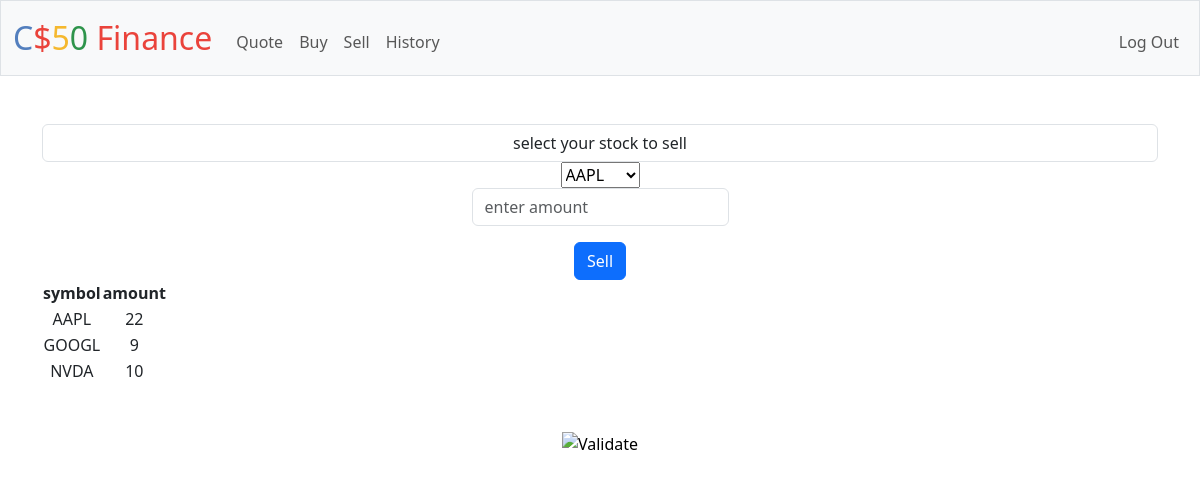
The page /sell (signed in) on the database its author committed.
### tables this page shows
CREATE TABLE holdings (
    userId INTEGER NOT NULL REFERENCES users(id),
    symbol TEXT NOT NULL,
    amount DECIMAL(20,8) NOT NULL CHECK (amount >= 0),
    PRIMARY KEY (userId, symbol)
);

### app.py (the view, shortened to what this page needs)
@app.route("/sell", methods=["GET", "POST"])
@login_required
def sell():
    if request.method == "GET":
        holdings = db.execute("SELECT * FROM holdings WHERE userId = ?", session["user_id"])
        return(render_template("sell.html", holdings=holdings))
    return apology("TODO")

### app.py (called while the page is built)
@app.after_request
def after_request(response):
    response.headers["Cache-Control"] = "no-cache, no-store, must-revalidate"
    response.headers["Expires"] = 0
    response.headers["Pragma"] = "no-cache"
    return response

### helpers.py (called while the page is built)
def login_required(f):
    @wraps(f)
    def decorated_function(*args, **kwargs):
        if session.get("user_id") is None:
            return redirect("/login")
        return f(*args, **kwargs)
    return decorated_function

### templates/sell.html (shortened to what this page needs)
{% extends "layout.html" %}
{% block main %}
    <form action="/sell" method="post">
        <div class="mb-3">
            <label for="selectSymbol" class="form-control mx-auto w-auto">select your stock to sell</label>
            <select name="symbol" id="selectSymbol">
                {% for symbol in holdings %}
                    {% if symbol["amount"]>0 %}
                        <option value="{{symbol['symbol']}}">{{symbol['symbol']}}</option>
                    {% endif %}
                {% endfor %}
            </select>
            <input class="form-control mx-auto w-auto" name="shares" placeholder="enter amount" type="float">
        </div>
        <button class="btn btn-primary" type="submit">Sell</button>
    </form>
    <table>
        <tr>
            <th>symbol</th>
            <th>amount</th>
        </tr>
        {% for item in holdings %}
            {% if item["amount"]>0 %}
            <tr>
                <td>{{item["symbol"]}}</td>
                <td>{{item["amount"]}}</td>
            </tr>
            {% endif %}
        {% endfor %}
    </table>
{% endblock %}

### rows shown on the page
holdings: symbol "AAPL", amount "22"
holdings: symbol "GOOGL", amount "9"
holdings: symbol "NVDA", amount "10"

### other values the page prints
form field symbol "AAPL"
